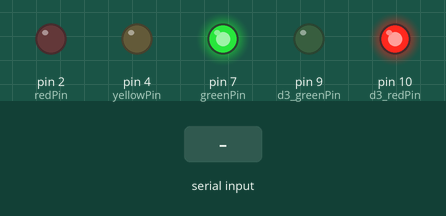
Bench run of a sketch on a simulated Arduino Uno, built with avr-gcc and run on an emulated ATmega328P. On the bench: output pins drawn as LEDs (lit = HIGH). Inputs (shaded band) come from the test bench. What the sketch prints to the serial monitor is not drawn.

Above: at 1.2 s.
1.3 s: "1" received over Serial
At 2.1 s:
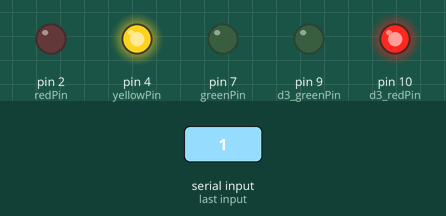
At 3.5 s:
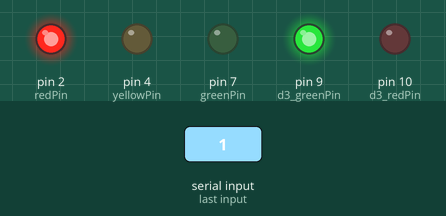
Timing chart, 0 to 9.8 s (numbered marks = the images above; inputs shaded):
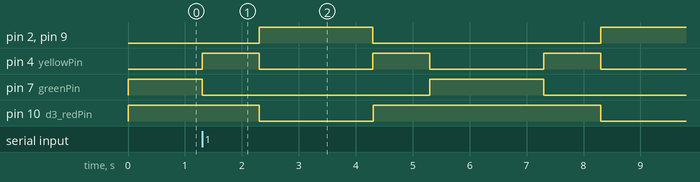

Measured:
- by itself, pin 4 (yellowPin): alternates HIGH for 1.0 s and LOW for 2.0 s

The sketch:

first_arduino_code.ino
```cpp
const int redPin = 2;
const int greenPin = 7;
const int yellowPin = 4;
const int d3_greenPin = 9;
const int d3_redPin = 10;

int state = 1;           // Initial state (1: Green, 2: Yellow, 3: Red)
char receivedChar;
char flag = 'g';         // Flag to manage transitions
unsigned long prevTime1 = 0; // For timing transitions
unsigned long currentTime;

void setup() {
  Serial.begin(9600);
  pinMode(redPin, OUTPUT);
  pinMode(greenPin, OUTPUT);
  pinMode(yellowPin, OUTPUT);
  pinMode(d3_greenPin, OUTPUT);
  pinMode(d3_redPin, OUTPUT);
}

void loop() {
  currentTime = millis(); // Get current time

  // Handle serial input
  if (Serial.available() > 0) {
    receivedChar = Serial.read();
    if (receivedChar == '1' && state != 3) {
      // Button pressed, prioritize transitioning to yellow
      state = 2;
      flag = 'g';
      prevTime1 = currentTime;
    }
  }

  switch (state) {
    // Case 1: Green light on
    case 1:
      digitalWrite(greenPin, HIGH);
      digitalWrite(yellowPin, LOW);
      digitalWrite(redPin, LOW);
      Serial.write('g'); // Send 'g' for green light
    	digitalWrite(d3_redPin, HIGH);
    	digitalWrite(d3_greenPin, LOW);

      if (currentTime - prevTime1 >= 2000) { // 5-second duration for green
        state = 2; // Transition to yellow light
        flag = 'g';
        prevTime1 = currentTime;
      }
      break;

    // Case 2: Yellow light on
    case 2:
      digitalWrite(greenPin, LOW);
      digitalWrite(yellowPin, HIGH);
      digitalWrite(redPin, LOW);
      Serial.write('y'); // Send 'y' for yellow light

    	digitalWrite(d3_redPin, HIGH);
      	digitalWrite(d3_greenPin, LOW);

      if (currentTime - prevTime1 >= 1000) { // 2-second duration for yellow
        if (flag == 'g') {
          state = 3; // Transition to red light
          prevTime1 = currentTime; // Reset the timer for red light duration
        } else if (flag == 'r') {
          state = 1; // Transition back to green light
          prevTime1 = currentTime;
        }
      }
      break;

    // Case 3: Red light on
    case 3:
      digitalWrite(greenPin, LOW);
      digitalWrite(yellowPin, LOW);
      digitalWrite(redPin, HIGH);
      Serial.write('r'); // Send 'r' for red light
	//code for d3 lights
	digitalWrite(d3_redPin, LOW);
    digitalWrite(d3_greenPin, HIGH);
      if (currentTime - prevTime1 >= 2000) { // 5-second duration for red
        flag = 'r'; // Set flag to red
        state = 2; // Transition back to green
        prevTime1 = currentTime;
      }
      break;
  }

}
```
